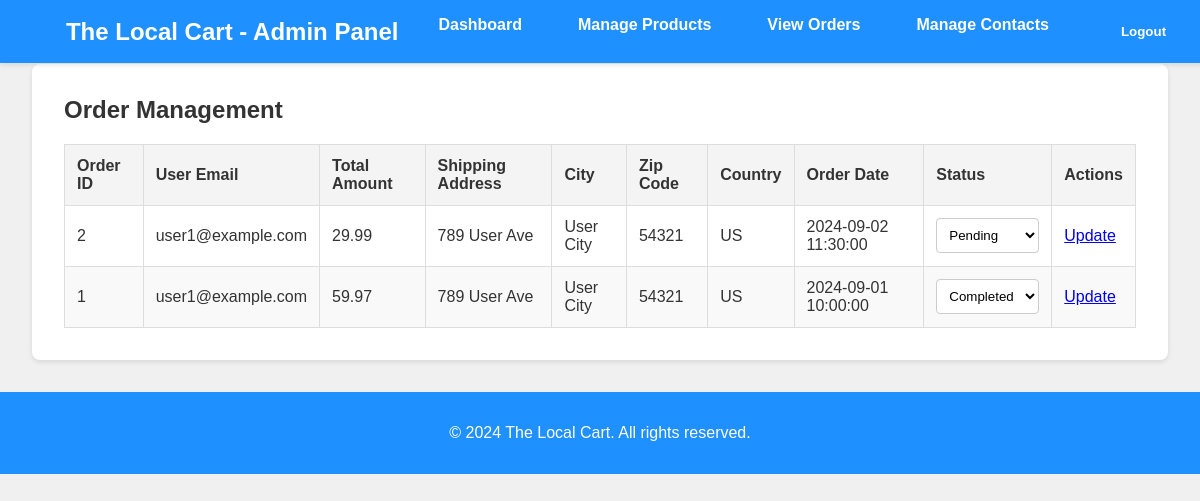
Page /admin_orders.php (signed in) on the committed database.
### tables this page shows
CREATE TABLE orders (
    id INT AUTO_INCREMENT PRIMARY KEY,
    user_id INT NOT NULL,
    total_amount DECIMAL(10, 2) NOT NULL,
    shipping_address VARCHAR(255) NOT NULL,
    city VARCHAR(100) NOT NULL,
    zip_code VARCHAR(20) NOT NULL,
    country VARCHAR(100) NOT NULL,
    order_date TIMESTAMP DEFAULT CURRENT_TIMESTAMP,
    status VARCHAR(50) DEFAULT 'Pending',
    FOREIGN KEY (user_id) REFERENCES users(id) ON DELETE CASCADE,
    INDEX (user_id),   
    INDEX (status)     
);

CREATE TABLE users (
    id INT AUTO_INCREMENT PRIMARY KEY,
    email VARCHAR(100) NOT NULL UNIQUE,
    password VARCHAR(255) NOT NULL,
    phone VARCHAR(20),
    address VARCHAR(255),
    INDEX (email)   
);

### admin_orders.php (the view, shortened to what this page needs)
<?php
include 'db.php';
$query = "
    SELECT orders.id, users.email AS user_email, orders.total_amount, orders.shipping_address, orders.city, orders.zip_code, orders.country, orders.order_date, orders.status
    FROM orders
    JOIN users ON orders.user_id = users.id
    ORDER BY orders.order_date DESC
";
$result = $conn->query($query);
$orders = $result->fetch_all(MYSQLI_ASSOC);
?>
<!DOCTYPE html>
<html lang="en">
<head>
    <link rel="stylesheet" href="css/admin_orders.css">
</head>
<body>
    <header>
        <nav>
            <div class="logo">
                <h1>The Local Cart - Admin Panel</h1>
            </div>
            <ul class="nav-links">
                <li><a href="admin.php">Dashboard</a></li>
                <li><a href="admin_products.php">Manage Products</a></li>
                <li><a href="admin_orders.php">View Orders</a></li>
                <li><a href="admin_contacts.php">Manage Contacts</a></li>
                <li><a href="logout.php"><button class="button">Logout</button></a></li>
            </ul>
        </nav>
    </header>
    <div class="content-container">
        <main>
            <h2>Order Management</h2>
            <table>
                <thead>
                    <tr>
                        <th>Order ID</th>
                        <th>User Email</th>
                        <th>Total Amount</th>
                        <th>Shipping Address</th>
                        <th>City</th>
                        <th>Zip Code</th>
                        <th>Country</th>
                        <th>Order Date</th>
                        <th>Status</th>
                        <th>Actions</th>
                    </tr>
                </thead>
                <tbody>
                    <?php foreach ($orders as $order): ?>
                    <tr>
                        <td><?php echo htmlspecialchars($order['id']); ?></td>
                        <td><?php echo htmlspecialchars($order['user_email']); ?></td>
                        <td><?php echo htmlspecialchars($order['total_amount']); ?></td>
                        <td><?php echo htmlspecialchars($order['shipping_address']); ?></td>
                        <td><?php echo htmlspecialchars($order['city']); ?></td>
                        <td><?php echo htmlspecialchars($order['zip_code']); ?></td>
                        <td><?php echo htmlspecialchars($order['country']); ?></td>
                        <td><?php echo htmlspecialchars($order['order_date']); ?></td>
                        <td>
                            <form action="admin_orders.php" method="POST" style="display: inline;">
                                <select name="status" onchange="this.form.submit()">
                                    <option value="Pending" <?php echo $order['status'] === 'Pending' ? 'selected' : ''; ?>>Pending</option>
                                    <option value="Completed" <?php echo $order['status'] === 'Completed' ? 'selected' : ''; ?>>Completed</option>
                                </select>
                            </form>
                        </td>
                        <td>
                            <a href="admin_orders.php?id=<?php echo htmlspecialchars($order['id']); ?>">Update</a>
                        </td>
                    </tr>
                    <?php endforeach; ?>
                </tbody>
            </table>
        </main>
    </div>
    <footer>
        <p>&copy; 2024 The Local Cart. All rights reserved.</p>
    </footer>
</body>
</html>

### css/admin_orders.css (style rules this page uses)
body { margin: 0; font-family: Arial, sans-serif; background-color: #f0f0f0; color: #333; }
header { background-color: #1e90ff; padding: 1rem 2rem; color: white; position: fixed; width: 100%; top: 0; left: 0; z-index: 1000; box-shadow: 0 2px 5px rgba(0, 0, 0, 0.1); }
header nav { display: flex; justify-content: center; align-items: center; }
header .logo h1 { margin: 0; font-size: 1.5rem; }
header .nav-links { list-style: none; display: flex; margin: 0; padding: 0; }
header .nav-links li { margin-left: 1.5rem; }
header .nav-links a { color: white; text-decoration: none; font-weight: bold; padding: 0.5rem 1rem; transition: background-color 0.3s ease, color 0.3s ease; }
.content-container { margin: 4rem 2rem 2rem; }
main { padding: 2rem; background-color: white; border-radius: 8px; box-shadow: 0 2px 5px rgba(0, 0, 0, 0.1); }
h2 { margin-top: 0; }
table { width: 100%; border-collapse: collapse; margin-top: 1rem; }
table, th, td { border: 1px solid #ddd; }
th, td { padding: 0.75rem; text-align: left; }
th { background-color: #f4f4f4; }
tbody tr:nth-child(even) { background-color: #f9f9f9; }
form { display: inline; }
select { padding: 0.5rem; border: 1px solid #ccc; border-radius: 4px; background-color: white; }
button { padding: 0.5rem 1rem; border: none; border-radius: 4px; background-color: #1e90ff; color: white; font-weight: bold; cursor: pointer; transition: background-color 0.3s ease; }
footer { padding: 1rem 2rem; background-color: #1e90ff; color: white; text-align: center; }

### rows in the picture
orders: id "2", user.email "user1@example.com", total_amount "29.99", shipping_address "789 User Ave", city "User City", zip_code "54321", country "US", order_date "2024-09-02 11:30:00", status "Pending"
orders: id "1", user.email "user1@example.com", total_amount "59.97", shipping_address "789 User Ave", city "User City", zip_code "54321", country "US", order_date "2024-09-01 10:00:00", status "Completed"
